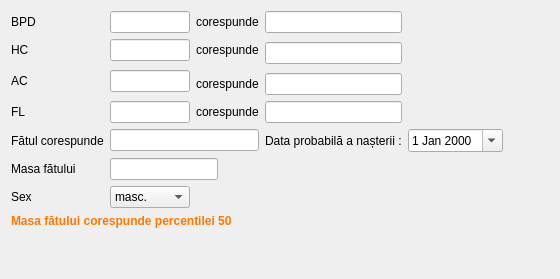
                 <widget class="QWidget" name="tab">
                  <attribute name="title">
                   <string>Biometria fetală</string>
                  </attribute>
                  <layout class="QGridLayout" name="gridLayout_66">
                   <item row="4" column="2">
                    <widget class="QLabel" name="label_150">
                     <property name="text">
                      <string>corespunde</string>
                     </property>
                    </widget>
                   </item>
                   <item row="5" column="4">
                    <widget class="QDateEdit" name="gestation2_probabilDateBirth">
                     <property name="calendarPopup">
                      <bool>true</bool>
                     </property>
                    </widget>
                   </item>
                   <item row="1" column="2">
                    <widget class="QLabel" name="label_148">
                     <property name="text">
                      <string>corespunde</string>
                     </property>
                    </widget>
                   </item>
                   <item row="0" column="3">
                    <widget class="QLineEdit" name="gestation2_bpd_age">
                     <property name="maximumSize">
                      <size>
                       <width>170</width>
                       <height>16777215</height>
                      </size>
                     </property>
                    </widget>
                   </item>
                   <item row="4" column="0">
                    <widget class="QLabel" name="label_145">
                     <property name="text">
                      <string>FL</string>
                     </property>
                    </widget>
                   </item>
                   <item row="5" column="0">
                    <widget class="QLabel" name="label_146">
                     <property name="text">
                      <string>Fătul corespunde</string>
                     </property>
                    </widget>
                   </item>
                   <item row="1" column="0">
                    <widget class="QLabel" name="label_143">
                     <property name="text">
                      <string>HC</string>
                     </property>
                    </widget>
                   </item>
                   <item row="1" column="5">
                    <spacer name="horizontalSpacer_26">
                     <property name="orientation">
                      <enum>Qt::Horizontal</enum>
                     </property>
                     <property name="sizeHint" stdset="0">
                      <size>
                       <width>40</width>
                       <height>20</height>
                      </size>
                     </property>
                    </spacer>
                   </item>
                   <item row="2" column="0" rowspan="2">
                    <widget class="QLabel" name="label_144">
                     <property name="text">
                      <string>AC</string>
                     </property>
                    </widget>
                   </item>
                   <item row="1" column="1">
                    <widget class="QLineEdit" name="gestation2_hc">
                     <property name="sizePolicy">
                      <sizepolicy hsizetype="Fixed" vsizetype="Fixed">
                       <horstretch>0</horstretch>
                       <verstretch>0</verstretch>
                      </sizepolicy>
                     </property>
                     <property name="maximumSize">
                      <size>
                       <width>80</width>
                       <height>16777215</height>
                      </size>
                     </property>
                    </widget>
                   </item>
                   <item row="5" column="3">
                    <widget class="QLabel" name="label_178">
                     <property name="text">
                      <string>Data probabilă a nașterii :</string>
                     </property>
                    </widget>
                   </item>
                   <item row="3" column="3">
                    <widget class="QLineEdit" name="gestation2_ac_age">
                     <property name="maximumSize">
                      <size>
                       <width>170</width>
                       <height>16777215</height>
                      </size>
                     </property>
                    </widget>
                   </item>
                   <item row="4" column="3">
                    <widget class="QLineEdit" name="gestation2_fl_age">
                     <property name="maximumSize">
                      <size>
                       <width>170</width>
                       <height>16777215</height>
                      </size>
                     </property>
                    </widget>
                   </item>
                   <item row="6" column="1" colspan="3">
                    <widget class="QLineEdit" name="gestation2_fetusMass">
                     <property name="sizePolicy">
                      <sizepolicy hsizetype="Fixed" vsizetype="Fixed">
                       <horstretch>0</horstretch>
                       <verstretch>0</verstretch>
                      </sizepolicy>
                     </property>
                    </widget>
                   </item>
                   <item row="1" column="3" rowspan="2">
                    <widget class="QLineEdit" name="gestation2_hc_age">
                     <property name="maximumSize">
                      <size>
                       <width>170</width>
                       <height>16777215</height>
                      </size>
                     </property>
                    </widget>
                   </item>
                   <item row="3" column="2">
                    <widget class="QLabel" name="label_149">
                     <property name="text">
                      <string>corespunde</string>
                     </property>
                    </widget>
                   </item>
                   <item row="0" column="2">
                    <widget class="QLabel" name="label_147">
                     <property name="text">
                      <string>corespunde</string>
                     </property>
                    </widget>
                   </item>
                   <item row="2" column="1" rowspan="2">
                    <widget class="QLineEdit" name="gestation2_ac">
                     <property name="sizePolicy">
                      <sizepolicy hsizetype="Fixed" vsizetype="Fixed">
                       <horstretch>0</horstretch>
                       <verstretch>0</verstretch>
                      </sizepolicy>
                     </property>
                     <property name="maximumSize">
                      <size>
                       <width>80</width>
                       <height>16777215</height>
                      </size>
                     </property>
                    </widget>
                   </item>
                   <item row="7" column="1">
                    <widget class="QComboBox" name="gestation2_fetusSex">
                     <item>
                      <property name="text">
                       <string>masc.</string>
                      </property>
                     </item>
                     <item>
                      <property name="text">
                       <string>fem.</string>
                      </property>
                     </item>
                     <item>
                      <property name="text">
                       <string>dificil</string>
                      </property>
                     </item>
                    </widget>
                   </item>
                   <item row="7" column="0">
                    <widget class="QLabel" name="label_227">
                     <property name="text">
                      <string>Sex</string>
                     </property>
                    </widget>
                   </item>
                   <item row="5" column="1" colspan="2">
                    <widget class="QLineEdit" name="gestation2_fetus_age">
                     <property name="sizePolicy">
                      <sizepolicy hsizetype="Preferred" vsizetype="Fixed">
                       <horstretch>0</horstretch>
                       <verstretch>0</verstretch>
                      </sizepolicy>
                     </property>
                     <property name="maximumSize">
                      <size>
                       <width>16777215</width>
                       <height>16777215</height>
                      </size>
                     </property>
                    </widget>
                   </item>
                   <item row="0" column="0">
                    <widget class="QLabel" name="label_142">
                     <property name="text">
                      <string>BPD</string>
                     </property>
                    </widget>
                   </item>
                   <item row="0" column="1">
                    <widget class="QLineEdit" name="gestation2_bpd">
                     <property name="sizePolicy">
                      <sizepolicy hsizetype="Fixed" vsizetype="Fixed">
                       <horstretch>0</horstretch>
                       <verstretch>0</verstretch>
                      </sizepolicy>
                     </property>
                     <property name="maximumSize">
                      <size>
                       <width>80</width>
                       <height>16777215</height>
                      </size>
                     </property>
                    </widget>
                   </item>
                   <item row="4" column="1">
                    <widget class="QLineEdit" name="gestation2_fl">
                     <property name="sizePolicy">
                      <sizepolicy hsizetype="Fixed" vsizetype="Fixed">
                       <horstretch>0</horstretch>
                       <verstretch>0</verstretch>
                      </sizepolicy>
                     </property>
                     <property name="maximumSize">
                      <size>
                       <width>80</width>
                       <height>16777215</height>
                      </size>
                     </property>
                    </widget>
                   </item>
                   <item row="6" column="0">
                    <widget class="QLabel" name="label_192">
                     <property name="text">
                      <string>Masa fătului</string>
                     </property>
                    </widget>
                   </item>
                   <item row="9" column="2">
                    <spacer name="verticalSpacer_15">
                     <property name="orientation">
                      <enum>Qt::Vertical</enum>
                     </property>
                     <property name="sizeHint" stdset="0">
                      <size>
                       <width>20</width>
                       <height>40</height>
                      </size>
                     </property>
                    </spacer>
                   </item>
                   <item row="8" column="0" colspan="6">
                    <widget class="QLabel" name="gestation2_descriptionFetusWeight">
                     <property name="sizePolicy">
                      <sizepolicy hsizetype="Expanding" vsizetype="Expanding">
                       <horstretch>0</horstretch>
                       <verstretch>0</verstretch>
                      </sizepolicy>
                     </property>
                     <property name="font">
                      <font>
                       <family>Segoe UI</family>
                       <bold>true</bold>
                      </font>
                     </property>
                     <property name="styleSheet">
                      <string notr="true">color: rgb(255, 120, 0);</string>
                     </property>
                     <property name="lineWidth">
                      <number>2</number>
                     </property>
                     <property name="text">
                      <string>Masa fătului corespunde percentilei 50</string>
                     </property>
                     <property name="wordWrap">
                      <bool>true</bool>
                     </property>
                    </widget>
                   </item>
                  </layout>
                 </widget>
